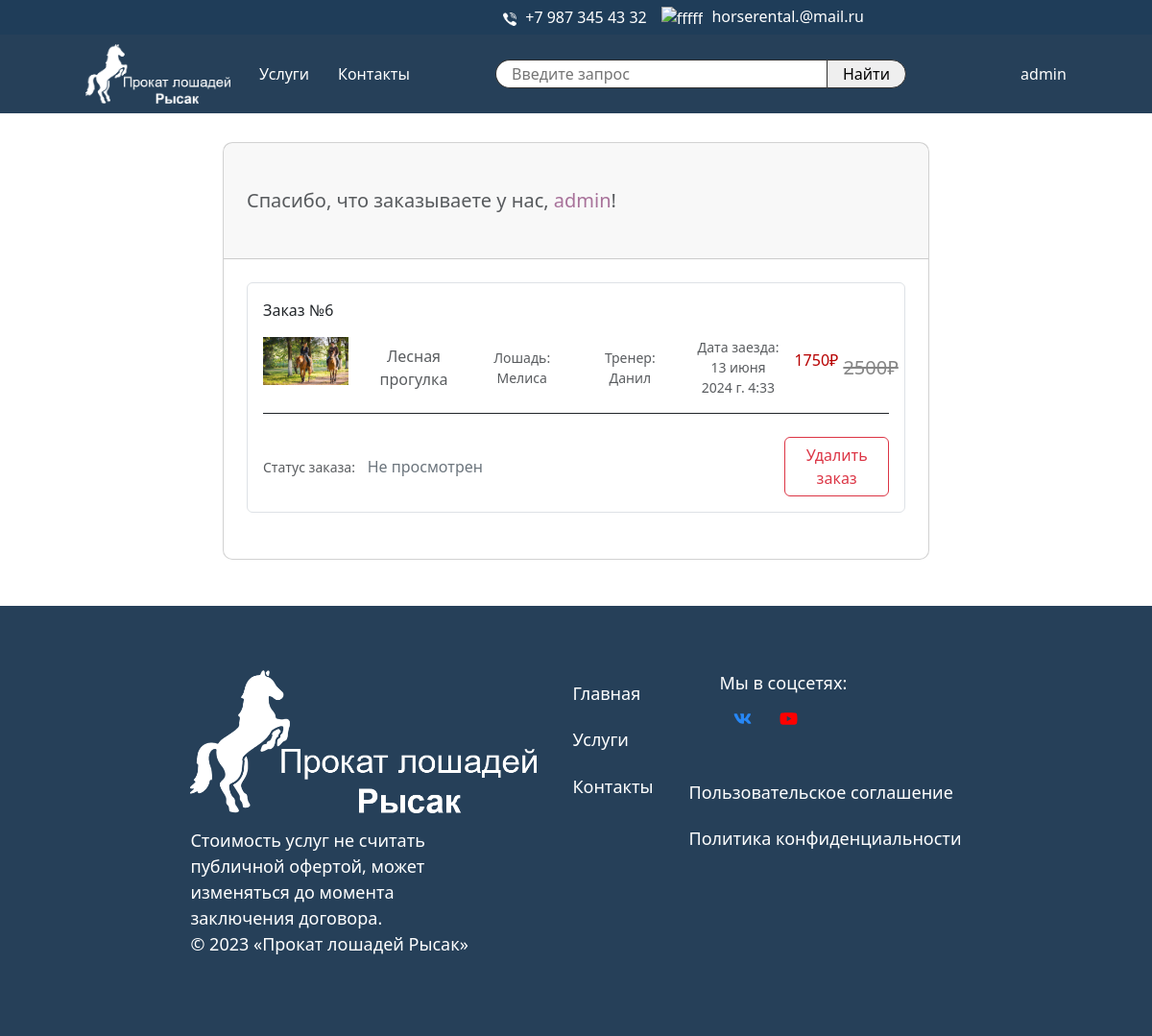
Before: /auth/my_orders/admin/ with the older database file.
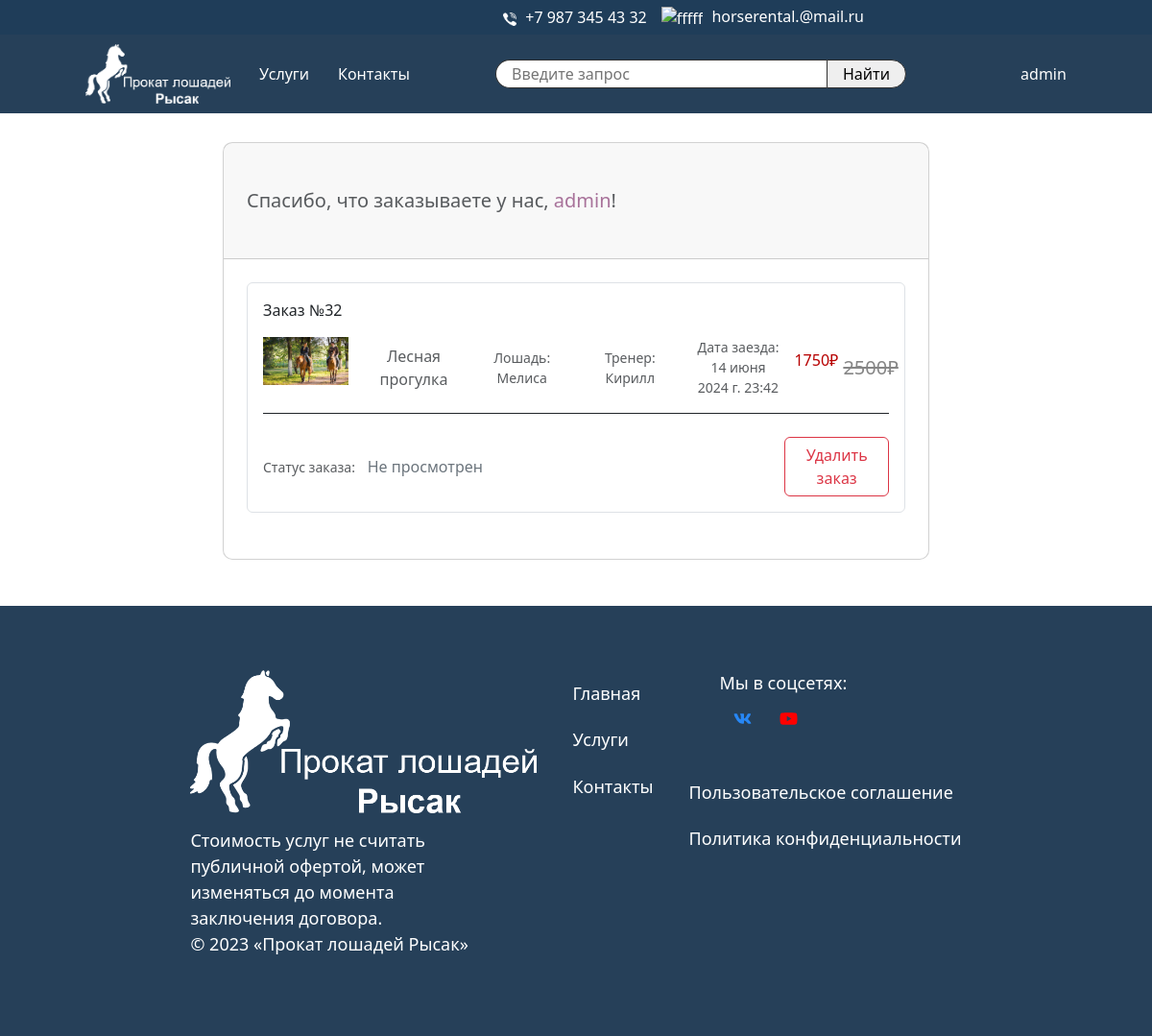
After: the same page with the newer database file.
### horse_reg/models.py (models this page shows)
class CustomUser(AbstractUser):
    email = models.EmailField(max_length=128, unique=True, db_index=True, blank=False, verbose_name='Почта')
    is_active = models.BooleanField(blank=False, default=False, verbose_name='Активен')
    USERNAME_FIELD = 'username'
    REQUIRED_FIELDS = ['email']
    objects = CustomUserManager()

### horse/models.py (models this page shows, shortened)
class Order(models.Model):
    class Status(models.TextChoices):
        new = 'new', 'Не просмотрен'
        access = 'access', 'Одобрен'
        danger = 'danger', 'Отказан'
    services = models.ForeignKey(Services, on_delete=models.CASCADE, blank=False, null=False, verbose_name='Услуга')
    user = models.ForeignKey(User, on_delete=models.CASCADE, verbose_name='Пользователь')
    date_start = models.DateField(auto_now_add=False, verbose_name='Дата заезда')
    time_start = models.TimeField(auto_now_add=False, verbose_name='Время заезда')
    date_of_create = models.DateTimeField(auto_now=True, verbose_name='Дата заказа')
    trainer = models.ForeignKey(Trainer, on_delete=models.SET_NULL, blank=True, null=True, verbose_name='Тренер')
    horse = models.ForeignKey(Horse, on_delete=models.SET_NULL, blank=True, null=True, verbose_name='Лошадь')
    status = models.CharField(max_length=20, choices=Status.choices, default=Status.new, verbose_name='Статус заказа')
    class Meta:
        ordering = ('-date_of_create',)
        verbose_name = 'Заказ'
        verbose_name_plural = 'Заказы'
    def __str__(self):
        return f'Заказ №{self.id}'

class Services(models.Model):
    service_name = models.CharField(max_length=30, verbose_name='Наименование')
    service_img = models.ImageField(upload_to='%Y/%m/%d/', verbose_name='Фото')
    service_sell = models.IntegerField(verbose_name='Цена')
    sale = models.IntegerField('Скидка в процентах', null=True, default=0)
    horse = models.ManyToManyField(Horse, verbose_name='Порода', blank=True, symmetrical=False)
    trainer = models.ManyToManyField(Trainer, verbose_name='Тренер', blank=True, symmetrical=True)
    training = models.ForeignKey(Training, on_delete=models.CASCADE, verbose_name='Тренировки')
    route = models.ForeignKey(Route, on_delete=models.CASCADE, verbose_name='Описание')
    time = models.IntegerField(verbose_name='Время оказания услуги')
    class Meta:
        ordering = ('service_name',)
        verbose_name = 'Услуга'
        verbose_name_plural = 'Услуги'
    @property
    def sell(self):
        return int(self.service_sell * (100 - self.sale) / 100)

class Horse(models.Model):
    horse_name = models.CharField(max_length=30, verbose_name='Имя')
    horse_img = models.ImageField(upload_to='%Y/%m/%d/', verbose_name='Фото')
    breed = models.CharField(max_length=30, verbose_name='Порода')
    birthday = models.DateField(auto_now_add=False, verbose_name='День рождения')
    trainer = models.ManyToManyField(Trainer, verbose_name='Тренер')
    is_busy = models.BooleanField(default=False, verbose_name='Занята')
    class Meta:
        ordering = ('horse_name',)
        verbose_name = 'Лошадь'
        verbose_name_plural = 'Лошади'
    def __str__(self):
        return self.horse_name

class Trainer(models.Model):
    name = models.CharField(max_length=30, verbose_name='Имя')
    image = models.ImageField(upload_to='%Y/%m/%d/', verbose_name='Фото')
    sername = models.CharField(max_length=30, verbose_name='Фамилия')
    lastname = models.CharField(max_length=30, verbose_name='Отчество', blank=True)
    date_of_employment = models.DateField(auto_now_add=False, verbose_name='Дата устройства')
    types_training_name = models.ForeignKey(Types_of_training, on_delete=models.CASCADE, verbose_name='Виды тренировок')
    is_busy = models.BooleanField(default=False, verbose_name='Занят')
    class Meta:
        ordering = ('name',)
        verbose_name = 'Тренер'
        verbose_name_plural = 'Тренера'
    def __str__(self):
        return self.name

### horse_reg/views.py (the view)
# urls.py: path('my_orders/<str:username>/', views.my_orders, name='my_orders'),
def my_orders(request, username):
    user = get_object_or_404(User, username=username)
    order = Order.objects.filter(user=user)
    return render(request, 'horse_reg/my_orders.html', {'user': user, 'order': order})

### horse_reg/templates/horse_reg/my_orders.html (shortened to what this page needs)
{% extends 'layout.html' %}
{% load static %}
{% load thumbnail %}
{% block content %}
    <section style="margin-top: 100px;" class="h-100 gradient-custom">
        <div class="container py-5 h-100">
            <div class="row d-flex justify-content-center align-items-center h-100">
                <div class="col-lg-10 col-xl-8">
                    <div class="card" style="border-radius: 10px;">
                        <div class="card-header px-4 py-5">
                            <h5 class="text-muted mb-0">Спасибо, что заказываете у нас, <span
                                    style="color: #a8729a;">{{ user.username }}</span>!
                            </h5>
                        </div>
                        {% for item in order %}
                            <div class="card-body p-4">
                                <div class="card shadow-0 border mb-4">
                                    <div class="card-body">
                                        <p>{{ item }}</p>
                                        <div class="row">
                                            <div class="col-md-2">
                                                <img src="{{ item.services.service_img.url }}"
                                                     class="img-fluid" alt="Phone">
                                            </div>
                                            <div class="col-md-2 text-center d-flex justify-content-center align-items-center">
                                                <p class="text-muted mb-0">{{ item.services.service_name }}</p>
                                            </div>
                                            <div class="col-md-2 text-center d-flex justify-content-center align-items-center">
                                                <p class="text-muted mb-0 small">Лошадь: {{ item.horse }}</p>
                                            </div>
                                            {% if item.trainer != null %}
                                                <div class="col-md-2 text-center d-flex justify-content-center align-items-center">
                                                    <p class="text-muted mb-0 small">Тренер: {{ item.trainer }}</p>
                                                </div>
                                            {% endif %}
                                            <div class="col-md-2 text-center d-flex justify-content-center align-items-center">
                                                <p class="text-muted mb-0 small">Дата заезда: {{ item.date_start }} {{ item.time_start }}</p>
                                            </div>
                                            <div class="col-md-2 text-center d-flex justify-content-center align-items-center">
                                                <p class="text-muted mb-0 small">
                                                    {% if item.services.sale %}
                                                        <p style="color: #b70000">{{ item.services.sell }}₽</p>
                                                        <span style="font-size: 20px; color: #868686; padding-left: 5px; text-decoration: line-through;"> {{ item.services.service_sell }}₽ </span>
                                                    {% else %}
                                                        <p style="color: #b70000">{{ item.services.service_sell }}₽</p>
                                                    {% endif %}
                                                </p>
                                            </div>
                                        </div>
                                        <hr class="mb-4" style="background-color: #e0e0e0; opacity: 1;">
                                        <div class="d-flex align-items-center">
                                            <div class="col-md-2">
                                                <p class="text-muted mb-0 small">Статус заказа: </p>
                                            </div>
                                            <div class="col-md d-flex">
                                                {% if item.status == 'new' %}
                                                    <p class="text-secondary mb-0">{{ item.get_status_display }}</p>
                                                {% elif item.status == 'access' %}
                                                    <p class="text-success mb-0">{{ item.get_status_display }}</p>
                                                {% else %}
                                                    <p class="text-danger mb-0">{{ item.get_status_display }}</p>
                                                {% endif %}
                                            </div>
                                            <div class="col-md-2">
                                                <a class="btn btn-outline-danger"
                                                   href="{% url 'reg:delete_my_orders' item.id %}">Удалить заказ</a>
                                            </div>
                                        </div>
                                    </div>
                                </div>
                            </div>
                        {% endfor %}
                    </div>
                </div>
            </div>
    </section>
{% endblock %}

### templates/layout.html (shortened to what this page needs)
{% load static %}
<!DOCTYPE html>
<html lang="ru">
<head>
    <link rel="stylesheet" href="{% static 'css/styles.css' %}" />
    <link href="https://cdn.jsdelivr.net/npm/bootstrap@5.3.0/dist/css/bootstrap.min.css" rel="stylesheet">
</head>
<body>
    <div class="header_nav">
        <div class="header_nav_content">
            <tel style="color: white; margin-right: 15px; flex-direction: row"><img style="width: 14px; height: 14px; margin-right: 5px" src="{% static 'img/telefon.png' %}" alt="fffff"> +7 987 345 43 32 </tel>
            <mailto style="color: white; flex-direction: row"><img style="width: 15px; height: 15px; margin-right: 5px" src="{% static 'img/mail.png' %}" alt="fffff"> horserental.@mail.ru </mailto>
        </div>
    </div>
    <header class="header">
        <div class="header_content">
            <nav style="display: flex; align-items: center">
                <a href="{% url 'main:main' %}"> <img style="width: 151px; height: 62px" src="{% static 'img/logo.png' %}" alt=""> </a>
                <a class="menu_header" href="{% url 'hor:first_service' %}">Услуги</a>
                <a class="menu_header" href="{% url 'contacts:contacts' %}">Контакты</a>
            </nav>
            <form class="search_form" action="{% url 'hor:first_service' %}">
                <input class="search_service" type="search" placeholder="Введите запрос" aria-label="Search" name="search">
                <button class="btn_search" type="submit">Найти</button>
            </form>
            <div style="display: flex; align-items: center">
                {% if user.is_authenticated %}
                    <li class="dropdown"><a class="menu_header" href="#"><span>{{ user.username }}</span></a>
                    </li>
                {% else %}
                    <a style="padding: 0" class="menu_header" href="{% url 'reg:register' %}">Регистрация/ </a>
                    <a style="padding: 0" class="menu_header" href="{% url 'reg:login' %}">Войти</a>
                {%endif%}
            </div>
        </div>
    </header>
    {% block content %}
    {% endblock %}
    <footer class="footer">
        <div class="footer_content">
            <div class="footer_block">
                <img style="width: 361px; height: 149px; margin-bottom: 15px" src="{% static 'img/logo.png' %}" alt="kkkkkk">
                <p style="width: 320px;" class="txt_menu">Стоимость услуг не считать публичной офертой, может изменяться до момента заключения договора.
                    <br> © 2023 «Прокат лошадей Рысак»</p>
            </div>
            <div class="footer_block">
                <a class="menu_footer" href="{% url 'main:main' %}">Главная</a>
                <a class="menu_footer" href="{% url 'hor:first_service' %}">Услуги</a>
                <a class="menu_footer" href="{% url 'contacts:contacts' %}">Контакты</a>
            </div>
            <div class="footer_block">
                <ul class="txt_menu">Мы в соцсетях:
                    <ul class="social-icons">
                        <li><a class="social-icon-vk" href="https://vk.com/konny_dvor72" title="Перейти в группу" target="_blank" rel="noopener"></a></li>
                        <li><a class="social-icon-youtube" href="https://www.youtube.com/channel/UCH8VnSKO4vllIYwvQNs2oGA" title="Перейти на канал" target="_blank" rel="noopener"></a></li>
                    </ul>
                </ul>
                <a class="menu_footer" href="">Пользовательское соглашение</a>
                <a class="menu_footer" href="">Политика конфиденциальности</a>
            </div>
        </div>
    </footer>
</body>
</html>

### static/css/styles.css (style rules this page uses)
* { padding: 0; margin: 0; box-sizing: border-box; }
body, html { font-family: Open Sans, Arial, sans-serif; max-width: 100%; }
a { color: #ffffff; text-decoration: none; }
li, ul { text-decoration: none; list-style-type: none; }
.header_nav { background: #1f3d59; height: 36px; width: 100%; position: fixed; top: 0; right: 0; left: 0; z-index: 100; display: flex; justify-content: center; }
.header_nav_content { display: flex; height: 36px; align-items: center; width: 50%; justify-content: flex-end; }
.header { background: #264059; height: 83px; width: 100%; position: fixed; top: 0; right: 0; left: 0; z-index: 99; margin-top: 35px; display: flex; justify-content: center; }
.header_content { display: flex; height: 83px; align-items: center; width: 100%; justify-content: space-evenly; }
.menu_header { text-decoration: none; padding-left: 30px; color: white; transition: all ease 0.3s }
.footer { display: flex; height: 448px; background: #264059; justify-content: center; align-items: center; }
.footer_content { display: flex; width: 70%; justify-content: space-around; }
.footer_block { display: flex; flex-direction: column; }
.txt_menu { font-size: 18px; color: white; }
.menu_footer { font-size: 18px; color: white; text-decoration: none; line-height: 2.7em; transition: all ease 0.3s; }
ul, li { display: block; }
.search_form { display: flex; flex: 0 1 428px; }
.search_service { width: 200px; height: 30px; border: 1px solid hsl(0, 0%, 18.82%); border-radius: 20px 0 0 20px; padding: 0 4px 0 16px; font-size: 16px; border-right: none; flex: 1; box-shadow: inset 0 1px 2px hsla(0, 0%, 0%, 0); color: black; }
.btn_search { border: 1px solid hsl(0, 0%, 18.82%); border-radius: 0 20px 20px 0; padding: 0 16px 0 16px; text-align: center; font-size: 16px; cursor: pointer; transition: ease 0.3s; }
p { display: flex; flex-direction: column; margin-bottom: 0; }
.social-icons { display: flex; list-style: none; margin-top: 0.25rem; margin-bottom: 1rem; padding-left: 0; }
.social-icons > li { margin-left: 0.25rem; margin-right: 0.25rem; }
.social-icons a { position: relative; display: block; -webkit-user-select: none; -moz-user-select: none; -ms-user-select: none; user-select: none; transition: background-color .3s ease-in-out; width: 2.5rem; height: 2.5rem; border-radius: 3rem; }
.social-icons a::before { content: ""; position: absolute; width: 1.2rem; height: 1.2rem; left: .65rem; top: .65rem; background: transparent no-repeat center center; background-size: 100% 100%; }

Changed rows visible on the page:
removed Order: id "Заказ №6", services.service_img (picture), services.service_name "Лесная прогулка", horse "Мелиса", trainer "Данил", date_start "13 июня 2024 г.", time_start "4:33", services.sell "1750", services.service_sell "2500", status "Не просмотрен"
added Order: id "Заказ №32", services.service_img (picture), services.service_name "Лесная прогулка", horse "Мелиса", trainer "Кирилл", date_start "14 июня 2024 г.", time_start "23:42", services.sell "1750", services.service_sell "2500", status "Не просмотрен"
